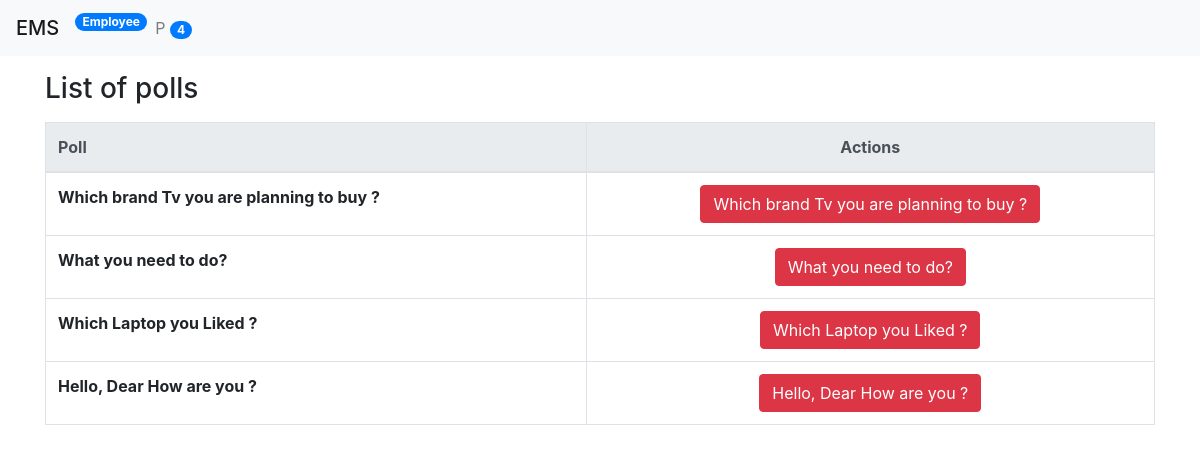
Screenshot of /poll/ with the database file from the repository.
### poll/models.py (models this page shows, shortened)
class Question(models.Model):
    title = models.TextField(null=True,blank=True)
    status = models.CharField(default=True,max_length=200)
    created_by = models.ForeignKey(User,null=True,on_delete=models.CASCADE)
    created_at = models.DateTimeField(auto_now_add=True)
    upatedat = models.DateTimeField(auto_now=True)
    start_date = models.DateTimeField(null=True,blank=True)
    end_date = models.DateTimeField(null=True,blank=True)

### poll/views.py (the view)
# urls.py: path('' , index , name='polls-list'),
def index(request):
    context = {}
    question = Question.objects.all()
    context['title'] = 'polls'
    context['questions'] = question
    return render(request,'poll/index.html' , context)

### poll/context_processors.py (called while the page is built)
def polls_count(request):
    count = Question.objects.count()
    print("polls_count" , count)
    return {"polls_count" : count }

### poll/templatetags/poll_extras.py (called while the page is built)
def upper(value, n):
    return value.upper()[0:n]

### ems/templates/poll/index.html (shortened to what this page needs)
{% extends 'base.html' %}
{% block content %}
    <p>
        <h3>List of {{title}}</h3>
    </p>
    <div class="table-responsive-sm">
        {% if questions %}
            <table class="table table-bordered">
                <thead class="thead-light">
                    <tr>
                        <th>Poll</th>
                        <th class="text-center">Actions</th>
                    </tr>
                </thead>
                <tbody>
                {% for question in questions %}
                    <tr>
                        <th scope="row">
                            {{question.title}}
                        <td class="text-center">
                            <a class="btn btn-danger" href="/poll/{{ question.id }}/details"> {{ question.title }} </a>
                        </td>
                    </tr>
                {% endfor %}
                </tbody>
                </table>
        {% else %}
            <p>There is no question available.</p>
        {% endif %}
    </div>
{% endblock content %}

### rows the page displays
Question: title "Which brand Tv you are planning to buy ?"
Question: title "What you need to do?"
Question: title "Which Laptop you Liked ?"
Question: title "Hello, Dear How are you ?"

### other values shown
{{ 'employee' | capfirst }} "Employee"
{{ "Poll" | upper:1 }} "P"
{{ polls_count }} "4"
{{ title }} "polls"
